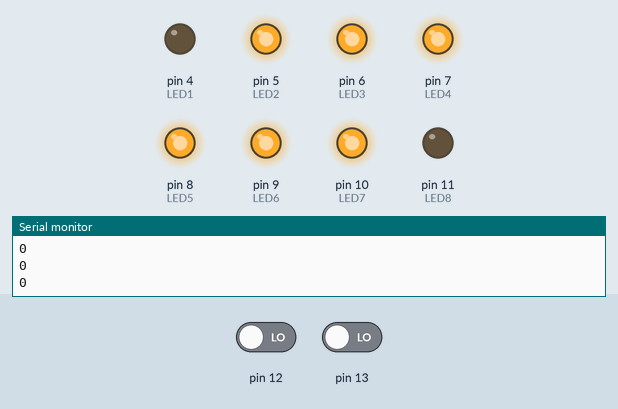
This sketch was run on a simulated Arduino Uno, built with avr-gcc and run on an emulated ATmega328P. On the bench: output pins drawn as LEDs (lit = HIGH), the last lines printed to the serial monitor. Dashed ring = blinking. The inputs (shaded band) are chosen by the test bench; at power-on: pin 13 LOW, pin 12 LOW.

Above: at 1.2 s.
1.3 s: pin 13 driven HIGH
At 1.93 s:
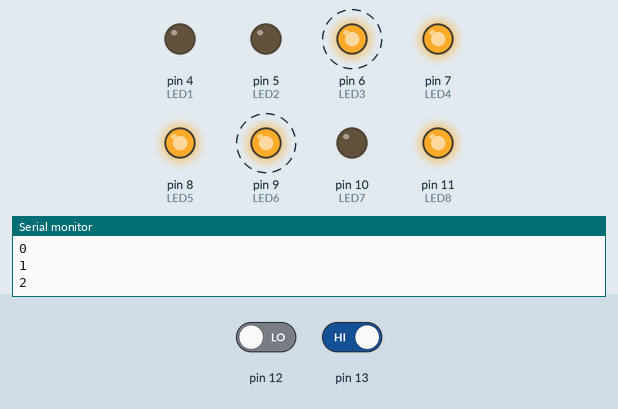
At 4.5 s:
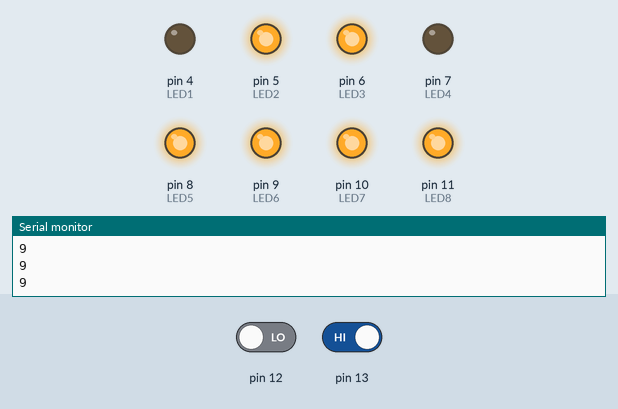
Timing chart, 0 to 6.0 s (numbered marks = the images above; inputs shaded):
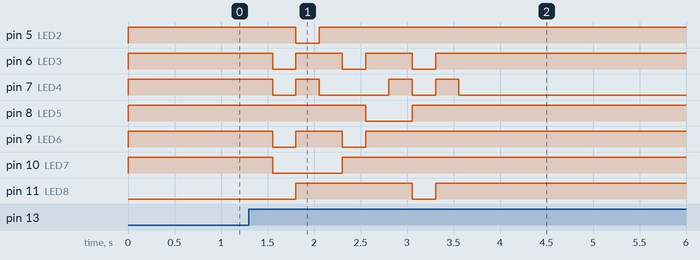

Measured:
- after the input at 1.3 s, pin 5 (LED2): HIGH → LOW after 0.51 s, → HIGH 0.25 s later; pin 6 (LED3): alternates HIGH for 0.50 s and LOW for 0.25 s, 6 changes in all, then stays HIGH, starting after 0.26 s

The sketch:

buton-ile-7-segment-kontrol_.ino
```cpp
const int LED1 = 4;
const int LED2 = 5;
const int LED3 = 6;
const int LED4 = 7;

// üst kısımdaki pinler

const int LED5 = 8;
const int LED6 = 9;
const int LED7 = 10;
const int LED8 = 11;
int buton1 = 0;
int buton2 = 0;
int sayi=0;
void setup() {
   pinMode(LED1, OUTPUT);
  pinMode(LED2, OUTPUT);
  pinMode(LED3, OUTPUT);
  pinMode(LED4, OUTPUT);
  pinMode(LED5, OUTPUT);
  pinMode(LED6, OUTPUT);
  pinMode(LED7, OUTPUT);
  pinMode(LED8, OUTPUT);
  pinMode(13, INPUT);
  pinMode(12, INPUT);
  Serial.begin(9600);
}

void loop() {
  buton1 = digitalRead(13);
  buton2 = digitalRead(12);
  Serial.println(sayi);
  if(buton1 == HIGH){
    sayi ++;
    delay(250);
  }
    if(buton2 == HIGH){
    sayi --;
    delay(250);
  }
  if(sayi == 0){
  digitalWrite(LED1, LOW);
  digitalWrite(LED2, HIGH);
  digitalWrite(LED3, HIGH);
  digitalWrite(LED4, HIGH);
  digitalWrite(LED5, HIGH);
  digitalWrite(LED6, HIGH);
  digitalWrite(LED7, HIGH);
  digitalWrite(LED8, LOW);
  }
  if(sayi == 1){
  digitalWrite(LED1, LOW);
  digitalWrite(LED2, HIGH);
  digitalWrite(LED3, LOW);
  digitalWrite(LED4, LOW);
  digitalWrite(LED5, HIGH);
  digitalWrite(LED6, LOW);
  digitalWrite(LED7, LOW);
  digitalWrite(LED8, LOW);
  }
  if(sayi == 2){
  digitalWrite(LED1, LOW);
  digitalWrite(LED2, LOW);
  digitalWrite(LED3, HIGH);
  digitalWrite(LED4, HIGH);
  digitalWrite(LED5, HIGH);
  digitalWrite(LED6, HIGH);
  digitalWrite(LED7, LOW);
  digitalWrite(LED8, HIGH);
  }
  if(sayi == 3){
  digitalWrite(LED1, LOW);
  digitalWrite(LED2, HIGH);
  digitalWrite(LED3, HIGH);
  digitalWrite(LED4, LOW);
  digitalWrite(LED5, HIGH);
  digitalWrite(LED6, HIGH);
  digitalWrite(LED7, LOW);
  digitalWrite(LED8, HIGH);
  }
  if(sayi == 4){
  digitalWrite(LED1, LOW);
  digitalWrite(LED2, HIGH);
  digitalWrite(LED3, LOW);
  digitalWrite(LED4, LOW);
  digitalWrite(LED5, HIGH);
  digitalWrite(LED6, LOW);
  digitalWrite(LED7, HIGH);
  digitalWrite(LED8, HIGH);
  }
  if(sayi == 5){
  digitalWrite(LED1, LOW);
  digitalWrite(LED2, HIGH);
  digitalWrite(LED3, HIGH);
  digitalWrite(LED4, LOW);
  digitalWrite(LED5, LOW);
  digitalWrite(LED6, HIGH);
  digitalWrite(LED7, HIGH);
  digitalWrite(LED8, HIGH);
  }
  if(sayi == 6){
  digitalWrite(LED1, LOW);
  digitalWrite(LED2, HIGH);
  digitalWrite(LED3, HIGH);
  digitalWrite(LED4, HIGH);
  digitalWrite(LED5, LOW);
  digitalWrite(LED6, HIGH);
  digitalWrite(LED7, HIGH);
  digitalWrite(LED8, HIGH);
  }
  if(sayi == 7){
  digitalWrite(LED1, LOW);
  digitalWrite(LED2, HIGH);
  digitalWrite(LED3, LOW);
  digitalWrite(LED4, LOW);
  digitalWrite(LED5, HIGH);
  digitalWrite(LED6, HIGH);
  digitalWrite(LED7, HIGH);
  digitalWrite(LED8, LOW);
  }
  if(sayi == 8){
  digitalWrite(LED1, LOW);
  digitalWrite(LED2, HIGH);
  digitalWrite(LED3, HIGH);
  digitalWrite(LED4, HIGH);
  digitalWrite(LED5, HIGH);
  digitalWrite(LED6, HIGH);
  digitalWrite(LED7, HIGH);
  digitalWrite(LED8, HIGH);
  }
  if(sayi == 9){
  digitalWrite(LED1, LOW);
  digitalWrite(LED2, HIGH);
  digitalWrite(LED3, HIGH);
  digitalWrite(LED4, LOW);
  digitalWrite(LED5, HIGH);
  digitalWrite(LED6, HIGH);
  digitalWrite(LED7, HIGH);
  digitalWrite(LED8, HIGH);
  }

  if(sayi > 9){
    sayi --;
  }
  if(sayi < 0){
    sayi ++;

  }
}
```
